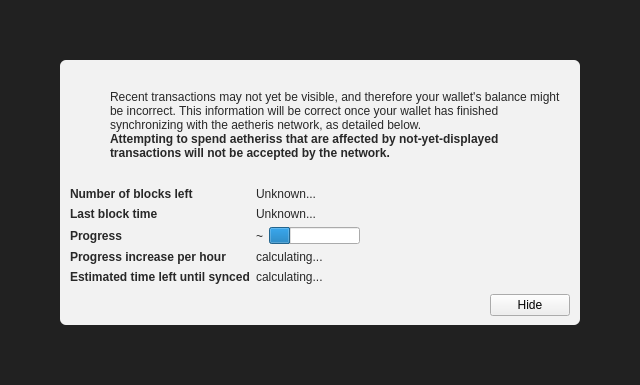
<?xml version="1.0" encoding="UTF-8"?>
<ui version="4.0">
 <class>ModalOverlay</class>
 <widget class="ModalOverlay" name="ModalOverlay">
  <property name="geometry">
   <rect>
    <x>0</x>
    <y>0</y>
    <width>640</width>
    <height>385</height>
   </rect>
  </property>
  <property name="windowTitle">
   <string>Form</string>
  </property>
  <layout class="QVBoxLayout" name="verticalLayout" stretch="0">
   <property name="sizeConstraint">
    <enum>QLayout::SetDefaultConstraint</enum>
   </property>
   <property name="leftMargin">
    <number>0</number>
   </property>
   <property name="topMargin">
    <number>0</number>
   </property>
   <property name="rightMargin">
    <number>0</number>
   </property>
   <property name="bottomMargin">
    <number>0</number>
   </property>
   <item>
    <widget class="QWidget" name="bgWidget" native="true">
     <property name="styleSheet">
      <string notr="true">#bgWidget { background: rgba(0,0,0,220); }</string>
     </property>
     <layout class="QVBoxLayout" name="verticalLayoutMain" stretch="1">
      <property name="leftMargin">
       <number>60</number>
      </property>
      <property name="topMargin">
       <number>60</number>
      </property>
      <property name="rightMargin">
       <number>60</number>
      </property>
      <property name="bottomMargin">
       <number>60</number>
      </property>
      <item>
       <widget class="QWidget" name="contentWidget" native="true">
        <property name="styleSheet">
         <string notr="true">#contentWidget { background: rgba(255,255,255,240); border-radius: 6px; }

QLabel { color: rgb(40,40,40);  }</string>
        </property>
        <layout class="QVBoxLayout" name="verticalLayoutSub" stretch="1,0,0,0">
         <property name="spacing">
          <number>0</number>
         </property>
         <property name="leftMargin">
          <number>10</number>
         </property>
         <property name="topMargin">
          <number>10</number>
         </property>
         <property name="rightMargin">
          <number>10</number>
         </property>
         <property name="bottomMargin">
          <number>10</number>
         </property>
         <item>
          <layout class="QHBoxLayout" name="horizontalLayoutIconText" stretch="0,1">
           <property name="topMargin">
            <number>20</number>
           </property>
           <item>
            <layout class="QVBoxLayout" name="verticalLayoutIcon">
             <property name="leftMargin">
              <number>0</number>
             </property>
             <item>
              <widget class="QPushButton" name="warningIcon">
               <property name="enabled">
                <bool>false</bool>
               </property>
               <property name="text">
                <string/>
               </property>
               <property name="icon">
                <iconset>
                 <normaloff>:/icons/warning</normaloff>
                 <disabledoff>:/icons/warning</disabledoff>:/icons/warning</iconset>
               </property>
               <property name="iconSize">
                <size>
                 <width>48</width>
                 <height>48</height>
                </size>
               </property>
               <property name="flat">
                <bool>true</bool>
               </property>
              </widget>
             </item>
             <item>
              <spacer name="verticalSpacerWarningIcon">
               <property name="orientation">
                <enum>Qt::Vertical</enum>
               </property>
               <property name="sizeHint" stdset="0">
                <size>
                 <width>20</width>
                 <height>40</height>
                </size>
               </property>
              </spacer>
             </item>
            </layout>
           </item>
           <item>
            <layout class="QVBoxLayout" name="verticalLayoutInfoText">
             <property name="leftMargin">
              <number>0</number>
             </property>
             <property name="topMargin">
              <number>0</number>
             </property>
             <item>
              <widget class="QLabel" name="infoText">
               <property name="text">
                <string>Recent transactions may not yet be visible, and therefore your wallet's balance might be incorrect. This information will be correct once your wallet has finished synchronizing with the aetheris network, as detailed below.</string>
               </property>
               <property name="textFormat">
                <enum>Qt::RichText</enum>
               </property>
               <property name="wordWrap">
                <bool>true</bool>
               </property>
              </widget>
             </item>
             <item>
              <widget class="QLabel" name="infoTextStrong">
               <property name="font">
                <font>
                 <weight>75</weight>
                 <bold>true</bold>
                </font>
               </property>
               <property name="text">
                <string>Attempting to spend aetheriss that are affected by not-yet-displayed transactions will not be accepted by the network.</string>
               </property>
               <property name="textFormat">
                <enum>Qt::RichText</enum>
               </property>
               <property name="wordWrap">
                <bool>true</bool>
               </property>
              </widget>
             </item>
             <item>
              <spacer name="verticalSpacerInTextSpace">
               <property name="orientation">
                <enum>Qt::Vertical</enum>
               </property>
               <property name="sizeHint" stdset="0">
                <size>
                 <width>20</width>
                 <height>40</height>
                </size>
               </property>
              </spacer>
             </item>
            </layout>
           </item>
          </layout>
         </item>
         <item>
          <spacer name="verticalSpacerAfterText">
           <property name="orientation">
            <enum>Qt::Vertical</enum>
           </property>
           <property name="sizeHint" stdset="0">
            <size>
             <width>20</width>
             <height>40</height>
            </size>
           </property>
          </spacer>
         </item>
         <item>
          <layout class="QFormLayout" name="formLayout">
           <property name="fieldGrowthPolicy">
            <enum>QFormLayout::FieldsStayAtSizeHint</enum>
           </property>
           <property name="horizontalSpacing">
            <number>6</number>
           </property>
           <property name="verticalSpacing">
            <number>6</number>
           </property>
           <property name="topMargin">
            <number>10</number>
           </property>
           <item row="0" column="0">
            <widget class="QLabel" name="labelNumberOfBlocksLeft">
             <property name="font">
              <font>
               <weight>75</weight>
               <bold>true</bold>
              </font>
             </property>
             <property name="text">
              <string>Number of blocks left</string>
             </property>
            </widget>
           </item>
           <item row="0" column="1">
            <widget class="QLabel" name="numberOfBlocksLeft">
             <property name="text">
              <string>Unknown...</string>
             </property>
            </widget>
           </item>
           <item row="1" column="0">
            <widget class="QLabel" name="labelLastBlockTime">
             <property name="font">
              <font>
               <weight>75</weight>
               <bold>true</bold>
              </font>
             </property>
             <property name="text">
              <string>Last block time</string>
             </property>
            </widget>
           </item>
           <item row="1" column="1">
            <widget class="QLabel" name="newestBlockDate">
             <property name="sizePolicy">
              <sizepolicy hsizetype="Maximum" vsizetype="Preferred">
               <horstretch>0</horstretch>
               <verstretch>0</verstretch>
              </sizepolicy>
             </property>
             <property name="text">
              <string>Unknown...</string>
             </property>
            </widget>
           </item>
           <item row="2" column="0">
            <widget class="QLabel" name="labelSyncDone">
             <property name="font">
              <font>
               <weight>75</weight>
               <bold>true</bold>
              </font>
             </property>
             <property name="text">
              <string>Progress</string>
             </property>
            </widget>
           </item>
           <item row="2" column="1">
            <layout class="QHBoxLayout" name="horizontalLayoutSync" stretch="0,1">
             <item>
              <widget class="QLabel" name="percentageProgress">
               <property name="text">
                <string notr="true">~</string>
               </property>
              </widget>
             </item>
             <item>
              <widget class="QProgressBar" name="progressBar">
               <property name="value">
                <number>24</number>
               </property>
               <property name="format">
                <string/>
               </property>
              </widget>
             </item>
            </layout>
           </item>
           <item row="4" column="0">
            <widget class="QLabel" name="labelProgressIncrease">
             <property name="font">
              <font>
               <weight>75</weight>
               <bold>true</bold>
              </font>
             </property>
             <property name="text">
              <string>Progress increase per hour</string>
             </property>
            </widget>
           </item>
           <item row="4" column="1">
            <widget class="QLabel" name="progressIncreasePerH">
             <property name="text">
              <string>calculating...</string>
             </property>
            </widget>
           </item>
           <item row="5" column="0">
            <widget class="QLabel" name="labelEstimatedTimeLeft">
             <property name="font">
              <font>
               <weight>75</weight>
               <bold>true</bold>
              </font>
             </property>
             <property name="text">
              <string>Estimated time left until synced</string>
             </property>
            </widget>
           </item>
           <item row="5" column="1">
            <widget class="QLabel" name="expectedTimeLeft">
             <property name="text">
              <string>calculating...</string>
             </property>
            </widget>
           </item>
          </layout>
         </item>
         <item>
          <layout class="QHBoxLayout" name="horizontalLayoutButtons">
           <property name="leftMargin">
            <number>10</number>
           </property>
           <property name="topMargin">
            <number>10</number>
           </property>
           <item>
            <spacer name="horizontalSpacer">
             <property name="orientation">
              <enum>Qt::Horizontal</enum>
             </property>
             <property name="sizeHint" stdset="0">
              <size>
               <width>40</width>
               <height>20</height>
              </size>
             </property>
            </spacer>
           </item>
           <item>
            <widget class="QPushButton" name="closeButton">
             <property name="text">
              <string>Hide</string>
             </property>
            </widget>
           </item>
          </layout>
         </item>
        </layout>
       </widget>
      </item>
     </layout>
    </widget>
   </item>
  </layout>
 </widget>
 <customwidgets>
  <customwidget>
   <class>ModalOverlay</class>
   <extends>QWidget</extends>
   <header>modaloverlay.h</header>
   <container>1</container>
  </customwidget>
 </customwidgets>
 <resources/>
 <connections/>
</ui>
